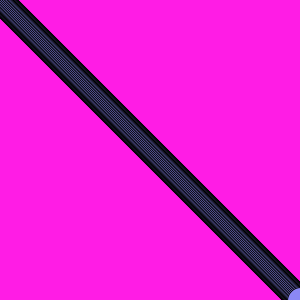
Frame 1 (no input)
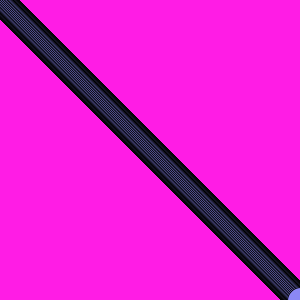
Frame 60 (the mouse pressed at the canvas centre just before this capture)
Frame 120 (the mouse held since frame 60 and released just before this capture): identical to frame 60, image omitted

The Processing sketch that drew these frames (run headless with seeded random() and noise(); from frame 60 on, the mouse is pressed at the canvas centre):

// Processing sketch: sketch_190102a
// ── sketch_190102a.pde

void setup() {
  size(300, 300);
  background(255, 28, 229);
}

void draw() {
  for (int i = 0; i < 301; i++) {
    ellipse(i, i, 25, 25);
    fill(139, 136, 245);
  }
}
float frequency = .001;
float noiseInterval = PI;

void makeMagical() {
     fill( 0, 0, 0, 10 );
     rect(0, 0, width, height);
     noStroke();
}

float getWormX(int i) {
     return map(noise(i*noiseInterval + frameCount * frequency), 0, 1, 0, width);
}

float getWormY(int i) {
     return map(noise(i*noiseInterval+1 + frameCount * frequency), 0, 1, 0, height);
}
